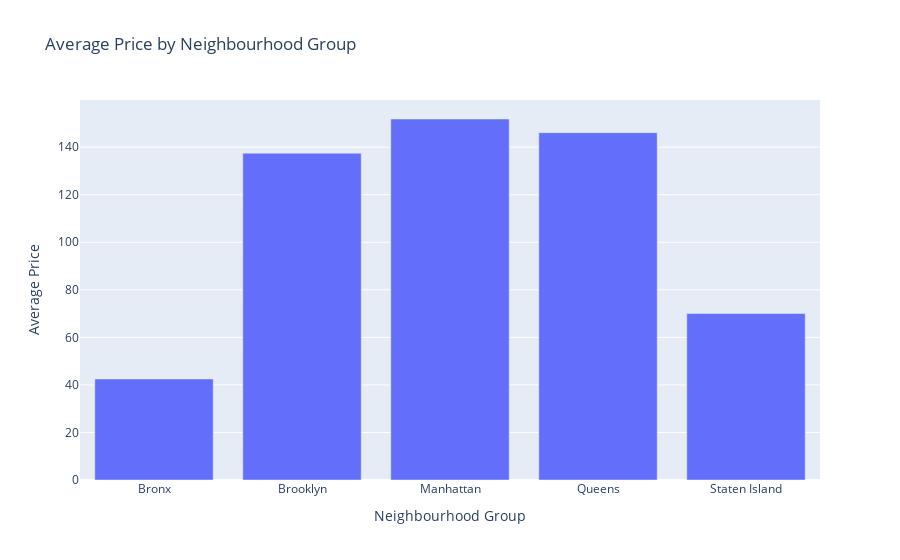

The cell this chart's notebook holds for it:
### Code cell
import plotly.express as px

# Compute average price for each neighbourhood group
average_prices = df.groupby('neighbourhood_group')['price'].mean().reset_index()

# Create an interactive bar plot with Plotly Express
fig = px.bar(average_prices, x='neighbourhood_group', y='price',
             title='Average Price by Neighbourhood Group',
             labels={'neighbourhood_group': 'Neighbourhood Group', 'price': 'Average Price'})

# Specify hover information
fig.update_traces(hovertemplate='Neighbourhood Group: %{x}<br>Average Price: %{y}')

# Show the plot
fig.show()

### Figure 1 — Plotly figure (JSON) as saved in the notebook; plotly's stock layout.template omitted (floating-point values rounded to 4 significant figures)
{"data": [{"alignmentgroup": "True", "hovertemplate": "Neighbourhood Group: %{x}<br>Average Price: %{y}", "legendgroup": "", "marker": {"color": "#636efa", "pattern": {"shape": ""}}, "name": "", "offsetgroup": "", "orientation": "v", "showlegend": false, "textposition": "auto", "type": "bar", "x": ["Bronx", "Brooklyn", "Manhattan", "Queens", "Staten Island"], "xaxis": "x", "y": [42.5, 137.5, 151.8, 146.1, 70], "yaxis": "y"}], "layout": {"barmode": "relative", "legend": {"tracegroupgap": 0}, "title": {"text": "Average Price by Neighbourhood Group"}, "xaxis": {"anchor": "y", "domain": [0, 1], "title": {"text": "Neighbourhood Group"}}, "yaxis": {"anchor": "x", "domain": [0, 1], "title": {"text": "Average Price"}}}}
